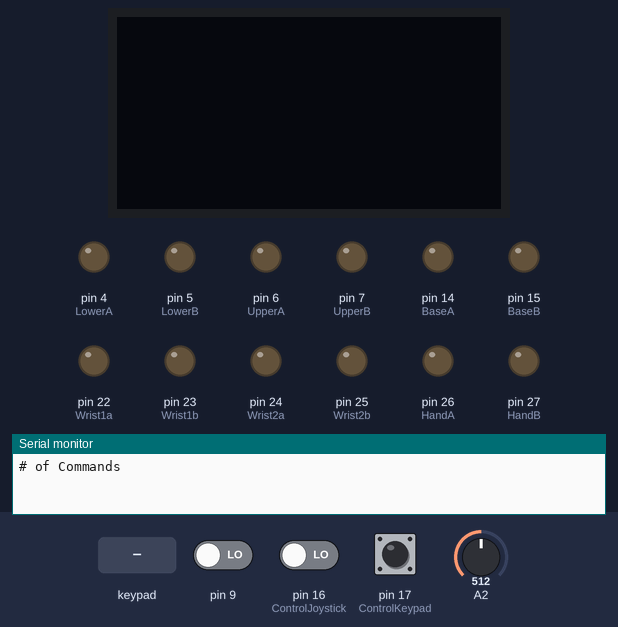
Bench run of a sketch on a simulated Arduino Mega 2560, built with avr-gcc and run on an emulated ATmega2560. Shown: 128×64 one-colour display, output pins drawn as LEDs (lit = HIGH), the last lines printed to the serial monitor. The inputs (shaded band) are chosen by the test bench; at power-on: A2 = 512, pin 9 LOW, pin 16 (ControlJoystick) LOW, pin 17 (ControlKeypad) LOW.

Above: at 1.2 s.
1.3 s: key '1' pressed
2.8 s: keypad keys 3 7 3 6 3 5 3 4 A pressed 0.4 s apart
7.9 s: A2 set to 277
9.4 s: A2 set to 251
At 10.6 s:
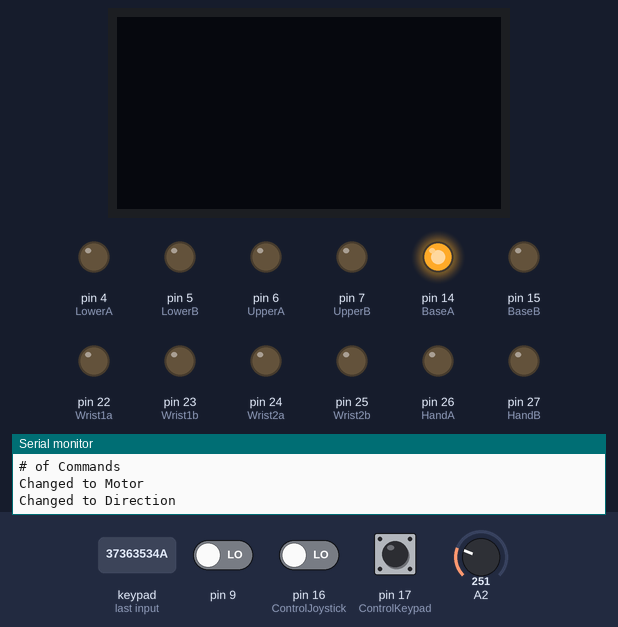
10.9 s: keypad keys 3 3 3 2 3 1 3 0 D pressed 0.4 s apart
At 14.5 s:
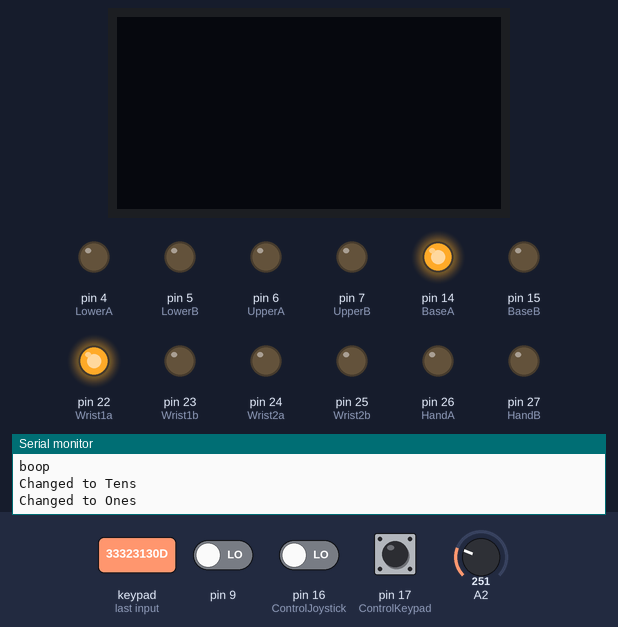
16.0 s: keypad keys 3 3 3 2 3 1 3 0 pressed 0.4 s apart
Timing chart, 0 to 19.0 s (numbered marks = the images above; inputs shaded):
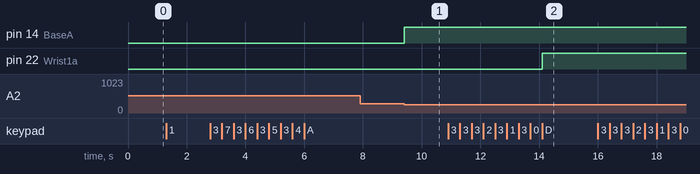

Measured:
- the behaviour switches between 263 and 262 on A2 (found by bisection; images 0 and 1)
- after the input at 7.9 s, every drawn part: stays the same
- after the input at 9.4 s, pin 14 (BaseA): LOW → HIGH at once
- after the input at 10.9 s, pin 22 (Wrist1a): LOW → HIGH after 3.2 s

The sketch:

array_arm_code.ino
```cpp
/*

*/


#include <Wire.h>
#include <Adafruit_GFX.h>
#include <Adafruit_SSD1306.h>
#include <Encoder.h>
#include <Keypad.h>
#define SCREEN_WIDTH 128 // OLED display width, in pixels
#define SCREEN_HEIGHT 64
#define SCREEN_ADDRESS 0x3D
// Declaration for an SSD1306 display connected to I2C (SDA, SCL pins)
#define OLED_RESET -1
Adafruit_SSD1306 display(SCREEN_WIDTH, SCREEN_HEIGHT, &Wire, OLED_RESET);

#define NUMOFCOMM 0
#define MOTOR 1
#define DIRECTION 2
#define VALUE 3
#define VERIFY 4
#define EXECUTE 5
#define EDIT 6

#define JOYSTICK 10
#define KEYPAD 11

#define HUNDREDS 15
#define TENS 16
#define ONES 17

int controltype = 10;
int kpControl;
int digitPlace = 15;

int g;

int s;

int pVal;

int dVal;

int sMessage = 0;

int mShiver;
int dShiver;
int hShiver;
int tShiver;
int oShiver;
int vShiver;
int eShiver;

int motorvar1;
int motorvar2;

const byte ROWS = 4;
const byte COLS = 4;

char hexaKeys[COLS][ROWS] = {
  {'1', '2', '3', 'A'},
  {'4', '5', '6', 'B'},
  {'7', '8', '9', 'C'},
  {'0', 'F', 'E', 'D'}
};

byte colPins[COLS] = {37, 36, 35, 34};
byte rowPins[ROWS] = {33, 32, 31, 30};

byte mValArray[10] = {0, 0, 0, 0, 0, 0, 0, 0, 0, 0};
byte dValArray[10] = {0, 0, 0, 0, 0, 0, 0, 0, 0, 0};
byte hValArray[10] = {0, 0, 0, 0, 0, 0, 0, 0, 0, 0};
byte tValArray[10] = {0, 0, 0, 0, 0, 0, 0, 0, 0, 0};
byte oValArray[10] = {0, 0, 0, 0, 0, 0, 0, 0, 0, 0};


Keypad customKeypad = Keypad(makeKeymap(hexaKeys), rowPins, colPins, ROWS, COLS);

int BaseA = 14;
int BaseB = 15;
int LowerA = 4;
int LowerB = 5;
int UpperA = 6;
int UpperB = 7;
int Wrist1a = 22;
int Wrist1b = 23;
int Wrist2a = 24;
int Wrist2b = 25;
int HandA = 26;
int HandB = 27;

int ControlJoystick = 16;
int ControlKeypad = 17;

int changeMessage = 0;

int previousCount;
int currentCount;

void setup() {
  display.begin(SSD1306_SWITCHCAPVCC, SCREEN_ADDRESS);
  display.clearDisplay();

  pinMode(BaseA, OUTPUT);
  pinMode(BaseB, OUTPUT);
  pinMode(LowerA, OUTPUT);
  pinMode(LowerB, OUTPUT);
  pinMode(UpperA, OUTPUT);
  pinMode(UpperB, OUTPUT);
  pinMode(Wrist1a, OUTPUT);
  pinMode(Wrist1b, OUTPUT);
  pinMode(Wrist2a, OUTPUT);
  pinMode(Wrist2b, OUTPUT);
  pinMode(HandA, OUTPUT);
  pinMode(HandB, OUTPUT);

  pinMode(ControlJoystick, INPUT);
  pinMode(ControlKeypad, INPUT);

  Serial.begin(9600);
  pinMode(9, INPUT);
}

void loop() {
  int y = analogRead(2);
  int x = digitalRead(9);
  char customKey = customKeypad.getKey();
  g = customKey;
  //Key Code, 0-9 Correspond to # on Keypad
  //17-22 Correspond to A-F on Keypad.
  int key = map(g, 48, 70, 0, 22);
  int jsR = digitalRead(ControlJoystick);
  int kpR = digitalRead(ControlKeypad);
  if (jsR == HIGH) {
    controltype = 10;
  }
  if (kpR == HIGH) {
    controltype = 11;
  }

  switch (controltype) {
      {
      case JOYSTICK:
        if (key == 17) {
          motorvar1 = 14;
          motorvar2 = 15;
        } if (key == 18) {
          motorvar1 = 4;
          motorvar2 = 5;
        } if (key == 19) {
          motorvar1 = 6;
          motorvar2 = 7;
        } if (key == 20) {
          motorvar1 = 22;
          motorvar2 = 23;
        } if (key == 21) {
          motorvar1 = 24;
          motorvar2 = 25;
        } if (key == 22) {
          motorvar1 = 26;
          motorvar2 = 27;
        }
        if (0 <= y && y <= 262) {
          digitalWrite(motorvar1, HIGH);
          digitalWrite(motorvar2, LOW);
        } else if (762 <= y && y <= 1023 ) {
          digitalWrite(motorvar1, LOW);
          digitalWrite(motorvar2, HIGH);

        } else if (262 <= y && y <= 762) {
          digitalWrite(motorvar1, LOW);
          digitalWrite(motorvar2, LOW);
        }

      }

    case KEYPAD:
      switch (kpControl) {
        case NUMOFCOMM:
          if (changeMessage == 0) {
            Serial.println("# of Commands");
            changeMessage = 1;
          }
          if (key >= 0 && key <= 9) {
            s = key;
            if (s == 0) {
              s = 10;
            }
            changeMessage = 0;
            mShiver = 0;
            dShiver = 0;
            hShiver = 0;
            tShiver = 0;
            oShiver = 0;
            vShiver = 0;
            eShiver = 0;
            kpControl = 1;
          }
          break;

        case MOTOR: {
            if (changeMessage == 0) {
              Serial.println("Changed to Motor");
              changeMessage = 1;
            }
            if (mShiver < s) {
              if (key >= 17 && key <= 22) {
                mValArray[mShiver] = key;
                mShiver = mShiver + 1;
              }
            } if (mShiver == s) {
              changeMessage = 0;
              kpControl = 2;
            }
          }
          break;

        case DIRECTION:
          if (changeMessage == 0) {
            Serial.println("Changed to Direction");
            changeMessage = 1;
          }
          if (dShiver < s) {
            if (key >= 0 && key <= 1) {
              dValArray[dShiver] = key;
              dShiver = dShiver + 1;
            }
          } if (dShiver == s) {
            changeMessage = 0;
            digitPlace = 15;
            kpControl = 3;
          }
          break;

        case VALUE:
          switch (digitPlace) {
            case HUNDREDS:
              if (changeMessage == 0) {
                Serial.println("Changed to Hundreds");
                changeMessage = 1;
              }
              if (hShiver < s) {
                if (key >= 0 && key <= 9) {
                  Serial.println("boop");
                  hValArray[hShiver] = key;
                  hShiver = hShiver + 1;
                }
              } if (hShiver == s) {
                changeMessage = 0;
                digitPlace = 16;
              }
              break;

            case TENS:
              if (changeMessage == 0) {
                Serial.println("Changed to Tens");
                changeMessage = 1;
              }
              if (tShiver < s) {
                if (key >= 0 && key <= 9) {
                  tValArray[tShiver] = key;
                  tShiver = tShiver + 1;
                }
              } if (tShiver == s) {
                changeMessage = 0;
                digitPlace = 17;
              }
              break;

            case ONES:
              if (changeMessage == 0) {
                Serial.println("Changed to Ones");
                changeMessage = 1;
              }
              if (oShiver < s) {
                if (key >= 0 && key <= 9) {
                  oValArray[oShiver] = key;
                  oShiver = oShiver + 1;
                }
              } if (oShiver == s) {
                changeMessage = 0;
                kpControl = 4;
              }
              break;
          }

          break;

        case VERIFY:
          if (changeMessage == 0) {
            Serial.println("Changed to Ones");
            changeMessage = 1;
          }
          if (vShiver < s) {
            if (sMessage == 0) {
              Serial.print("Command ");
              Serial.println(vShiver + 1);
              Serial.print("The ");
              if (mValArray[vShiver] == 17) {
                Serial.print("Base will move ");
              } if (mValArray[vShiver] == 18) {
                Serial.print("Shoulder will move ");
              } if (mValArray[vShiver] == 19) {
                Serial.print("Elbow will move");
              } if (mValArray[vShiver] == 20) {
                Serial.print("First Wrist will move ");
              } if (mValArray[vShiver] == 21) {
                Serial.print("Second Wrist will move ");
              } if (mValArray[vShiver] == 22) {
                Serial.print("Hand will move ");
              }
              Serial.print(hValArray[vShiver]);
              Serial.print(tValArray[vShiver]);
              Serial.print(oValArray[vShiver]);
              if (dValArray[vShiver] == 0) {
                Serial.println(" steps Backwards.");
              } if (dValArray[vShiver] == 1) {
                Serial.println(" steps Forewards.");
              }
              Serial.println(" ");
              Serial.println("Is this correct?");
              Serial.println("1/Yes - 0/No");
              sMessage = 1;
            } if (key == 1) {
              sMessage = 0;
              vShiver = vShiver + 1;
            } if (key == 0) {

            }
            if (vShiver == s) {
              kpControl = 5;
            }
          }
          break;

        case EXECUTE:
          if (eShiver < s) {
            previousCount = currentCount;
            if (dValArray[eShiver] == 0) {
              dVal = -1;
            } if (dValArray[eShiver] == 1) {
              dVal = 1;
            }
            currentCount = currentCount + ((hValArray[eShiver] * 100) + (tValArray[eShiver] * 10) + oValArray[eShiver]) * dVal;
            if (dValArray[eShiver] == 0) {
              currentCount = currentCount * -1;
            }
            if (mValArray[eShiver] == 17) {
              motorvar1 = 14;
              motorvar2 = 15;
            } if (mValArray[eShiver] == 18) {
              motorvar1 = 4;
              motorvar2 = 5;
            } if (mValArray[eShiver] == 19) {
              motorvar1 = 6;
              motorvar2 = 7;
            } if (mValArray[eShiver] == 20) {
              motorvar1 = 22;
              motorvar2 = 23;
            } if (mValArray[eShiver] == 21) {
              motorvar1 = 24;
              motorvar2 = 25;
            } if (mValArray[eShiver] == 22) {
              motorvar1 = 26;
              motorvar2 = 27;
            }
            if (currentCount > 0);
            for (previousCount; previousCount < currentCount; previousCount = previousCount + 9.5 ) {
              Serial.print("Current Value: ");
              Serial.println(currentCount);
              Serial.print("Previous Value: ");
              Serial.println(previousCount);
              digitalWrite(motorvar1, HIGH);
              digitalWrite(motorvar2, LOW);
            }
            if (currentCount < 0);
            for (previousCount; previousCount > currentCount; previousCount = previousCount - 9.5 ) {
              Serial.print("Current Value: ");
              Serial.println(currentCount);
              Serial.print("Previous Value: ");
              Serial.println(previousCount);
              digitalWrite(motorvar1, LOW);
              digitalWrite(motorvar2, HIGH);
            }
            previousCount = currentCount - (hValArray[eShiver] * 100) + (tValArray[eShiver] * 10) + oValArray[eShiver];
            digitalWrite(motorvar1, LOW);
            digitalWrite(motorvar2, LOW);
            eShiver = eShiver + 1;
          }
          if (eShiver == s) {
            kpControl = 0;
          }
          break;

        case EDIT:

          break;


      }
      break;
  }
}
```
